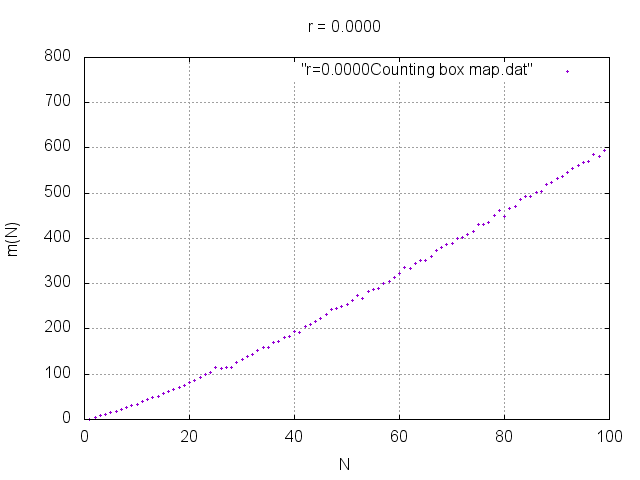

Source code (gnuplot):
set grid
set title "r = 0.0000"
set xrange [0:100]
set yrange [0:800]
set xlabel "N"
set ylabel "m(N)"
plot "r=0.0000Counting box map.dat" with points pt 1 ps 0.2
pause 2
set terminal png
set output "r=0.0000Counting box map.png"
replot
set terminal x11
